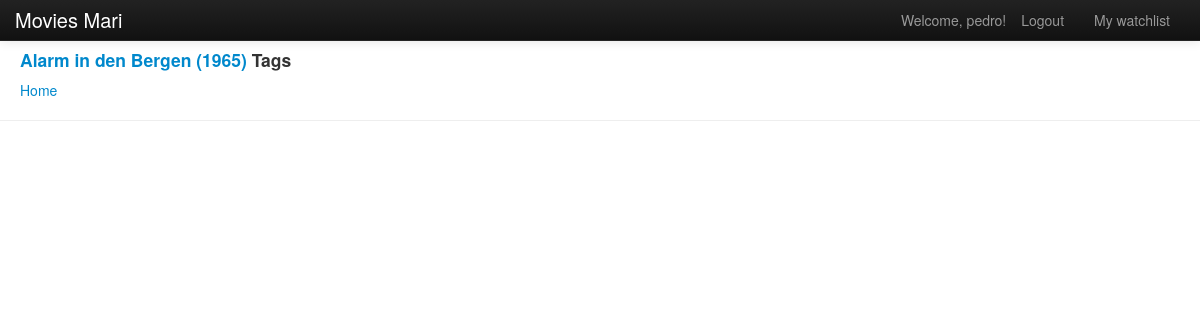
Before: /movie/1/tags/ (signed in) with the older database file.
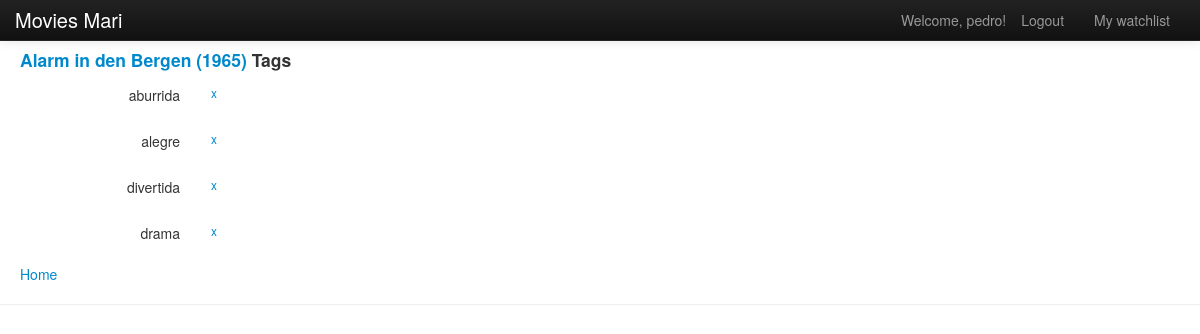
After: the same page with the newer database file.
### movies/models.py (models this page shows, shortened)
class Tag(models.Model):
    name = models.CharField(max_length=100, unique=True)

### movies/views.py (the view)
# urls.py: url(r'^movie/(?P<movie_id>\d+)/tags/$', views.tags_movie_show, name='tags_movie_show'),
def tags_movie_show(request, movie_id):
    context_dict = {'movie_id': movie_id}
    current_movie = get_object_or_404(Movie, pk=movie_id)
    context_dict['movie'] = current_movie
    context_dict['movies'] = Movie.objects.all()
    current_movie_tags = current_movie.tags.all().order_by('name')
    context_dict['tags'] = current_movie_tags
    return render(request, 'movies/movieTags.html', context_dict)

### templates/movies/movieTags.html (shortened to what this page needs)
{% extends 'movies/base.html' %}
{% load static %}
{% block body_block %}
        <link href="{% static 'css/bootstrap.css' %}" rel="stylesheet">
        <link href="{% static 'css/bootstrap-responsive.css' %}" rel="stylesheet">
        <div style="margin-top:50px;margin-left:20px">
            <h4><a href="{% url "movies:movie_show" movie.id %}">{{ movie.title }}  ({{ movie.year }})</a> Tags</h4>
            {% for tag in tags %}
                <form class="form-horizontal" method="post" action="{% url "movies:remove_tag_from_movie" movie.id tag.id %}">
                    <label class="control-label" for="input">{{ tag.name }}</label>
                    <div class="controls">
                        <input class="btn btn-small btn-link" type="submit" value="x"/>
                    </div>
                </form>
            {% endfor %}
            <a href="{% url "movies:index" %}">Home</a>
        </div>
{% endblock %}

Changed rows visible on the page:
now on this page (row edited): Tag: name "aburrida"
now on this page (row edited): Tag: name "alegre"
now on this page (row edited): Tag: name "divertida"
now on this page (row edited): Tag: name "drama"
